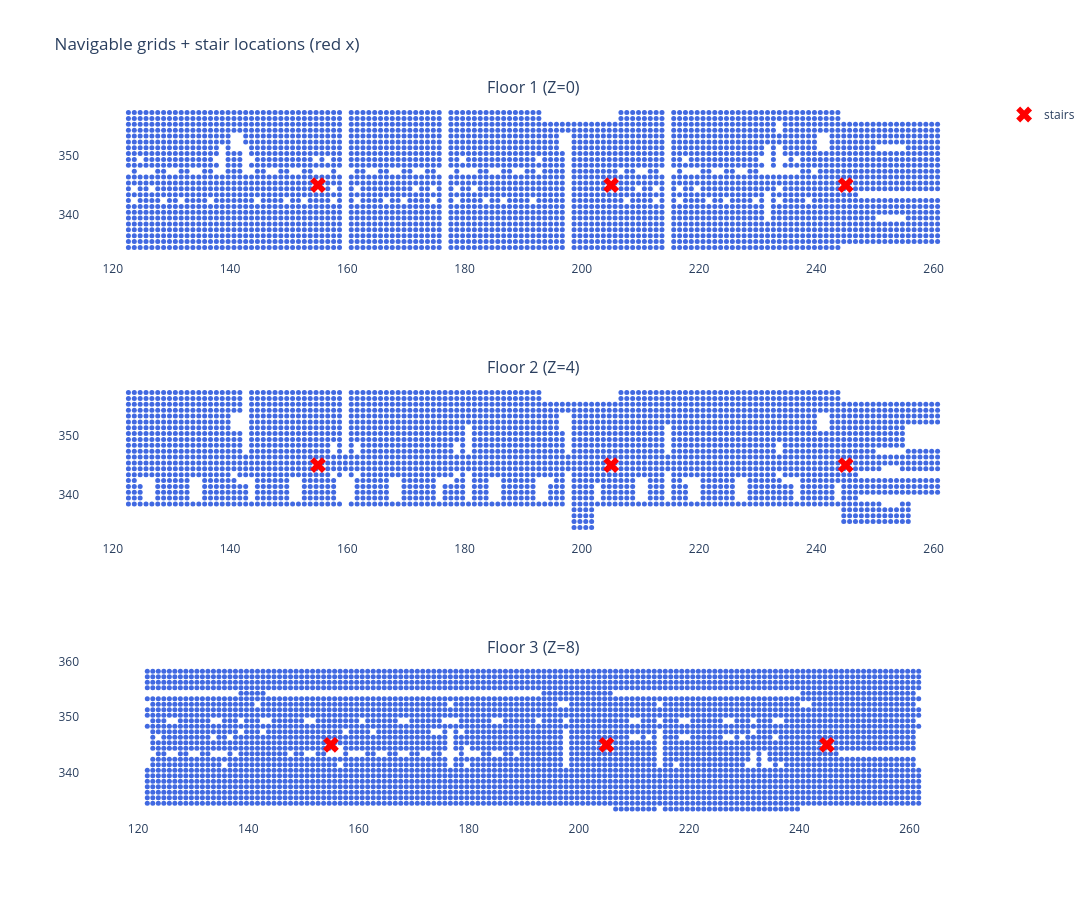

The cell this chart's notebook holds for it:
### Markdown cell above
## 8. Show the navigable grids (use these coordinates to locate your stairs)

### Code cell
fig = make_subplots(rows=len(FLOOR_LEVELS), cols=1,
                    subplot_titles=[f"{FLOOR_NAMES[i]} (Z={FLOOR_LEVELS[i]})" for i in range(len(FLOOR_LEVELS))])
for i, lv in enumerate(FLOOR_LEVELS):
    valid = floor_valid[lv]
    fig.add_trace(go.Scatter(x=valid[:, 0], y=valid[:, 1], mode="markers",
                             marker=dict(size=5, color="royalblue"), showlegend=False), row=i + 1, col=1)
    sx = [s[0] for s in STAIR_LOCATIONS]; sy = [s[1] for s in STAIR_LOCATIONS]
    fig.add_trace(go.Scatter(x=sx, y=sy, mode="markers",
                             marker=dict(size=14, color="red", symbol="x"), name="stairs",
                             showlegend=(i == 0)), row=i + 1, col=1)
    fig.update_yaxes(scaleanchor=f"x{i+1 if i else ''}", scaleratio=1, row=i + 1, col=1)
fig.update_layout(title="Navigable grids + stair locations (red x)", height=300 * len(FLOOR_LEVELS),
                  width=1500, plot_bgcolor="white")
fig.show(renderer=renderer)
save_fig(fig, "02_navigable_grids.png")

### Figure 1 — Plotly figure (JSON) as saved in the notebook; plotly's stock layout.template omitted (floating-point values rounded to 4 significant figures; data arrays with more than 128 entries replaced by an {"elided": "..."} marker saying what was removed)
{"data": [{"marker": {"color": "royalblue", "size": 5}, "mode": "markers", "showlegend": false, "type": "scatter", "x": {"elided": "2999 float values"}, "xaxis": "x", "y": {"elided": "2999 float values"}, "yaxis": "y"}, {"marker": {"color": "red", "size": 14, "symbol": "x"}, "mode": "markers", "name": "stairs", "showlegend": true, "type": "scatter", "x": [155, 205, 245], "xaxis": "x", "y": [345, 345, 345], "yaxis": "y"}, {"marker": {"color": "royalblue", "size": 5}, "mode": "markers", "showlegend": false, "type": "scatter", "x": {"elided": "2508 float values"}, "xaxis": "x2", "y": {"elided": "2508 float values"}, "yaxis": "y2"}, {"marker": {"color": "red", "size": 14, "symbol": "x"}, "mode": "markers", "name": "stairs", "showlegend": false, "type": "scatter", "x": [155, 205, 245], "xaxis": "x2", "y": [345, 345, 345], "yaxis": "y2"}, {"marker": {"color": "royalblue", "size": 5}, "mode": "markers", "showlegend": false, "type": "scatter", "x": {"elided": "3300 float values"}, "xaxis": "x3", "y": {"elided": "3300 float values"}, "yaxis": "y3"}, {"marker": {"color": "red", "size": 14, "symbol": "x"}, "mode": "markers", "name": "stairs", "showlegend": false, "type": "scatter", "x": [155, 205, 245], "xaxis": "x3", "y": [345, 345, 345], "yaxis": "y3"}], "layout": {"annotations": [{"font": {"size": 16}, "showarrow": false, "text": "Floor 1 (Z=0)", "x": 0.5, "xanchor": "center", "xref": "paper", "y": 1, "yanchor": "bottom", "yref": "paper"}, {"font": {"size": 16}, "showarrow": false, "text": "Floor 2 (Z=4)", "x": 0.5, "xanchor": "center", "xref": "paper", "y": 0.6111, "yanchor": "bottom", "yref": "paper"}, {"font": {"size": 16}, "showarrow": false, "text": "Floor 3 (Z=8)", "x": 0.5, "xanchor": "center", "xref": "paper", "y": 0.2222, "yanchor": "bottom", "yref": "paper"}], "height": 900, "plot_bgcolor": "white", "title": {"text": "Navigable grids + stair locations (red x)"}, "width": 1500, "xaxis": {"anchor": "y", "domain": [0, 1]}, "xaxis2": {"anchor": "y2", "domain": [0, 1]}, "xaxis3": {"anchor": "y3", "domain": [0, 1]}, "yaxis": {"anchor": "x", "domain": [0.7778, 1], "scaleanchor": "x", "scaleratio": 1}, "yaxis2": {"anchor": "x2", "domain": [0.3889, 0.6111], "scaleanchor": "x2", "scaleratio": 1}, "yaxis3": {"anchor": "x3", "domain": [0, 0.2222], "scaleanchor": "x3", "scaleratio": 1}}}
